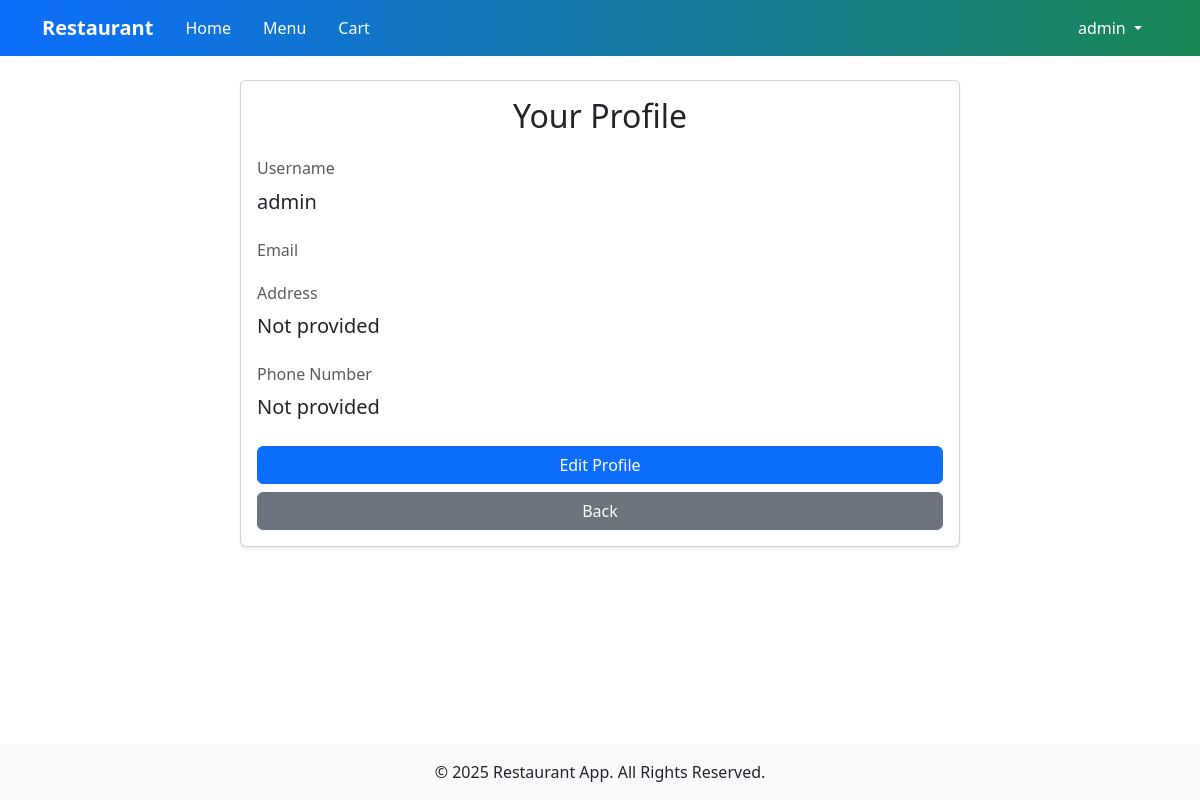
The app's page /users/profile/ (signed in) with its own data.
### users/models.py (models this page shows, shortened)
class CustomUser(AbstractUser):
    phone_number = models.CharField(max_length=10, blank=True, null=True)
    address = models.TextField(blank=True, null=True)

### users/views.py (the view, shortened to what this page needs)
# urls.py: path('profile/', UserProfileView.as_view(), name='profile'),
class UserProfileView(LoginRequiredMixin, UpdateView):
   form_class = CustomUserChangeForm
   template_name = 'users/profile.html'
   success_url = reverse_lazy('profile')
   def get_object(self):
       return self.request.user

### users/templates/users/profile.html (shortened to what this page needs)
{% extends "home/base.html" %}
{% block content %}
<div class="container">
    <div class="row justify-content-center">
        <div class="col-md-8">
            <div class="card shadow-sm">
                <div class="card-body">
                    <h2 class="card-title text-center mb-4">
                        {% if request.GET.edit %}Edit Your Profile{% else %}Your Profile{% endif %}
                    </h2>
                    {% if request.GET.edit %}
                        <form method="post" novalidate>
                            {% csrf_token %}
                            <div class="mb-3">
                                <label for="username" class="form-label">Username</label>
                                <input type="text" name="username"
                                       class="form-control {% if form.username.errors %}is-invalid{% endif %}"
                                       id="username" value="{{ form.username.value|default:user.username }}" required>
                                {% if form.username.errors %}
                                    <div class="invalid-feedback">
                                        {{ form.username.errors|join:", " }}
                                    </div>
                                {% endif %}
                            </div>
                            <div class="mb-3">
                                <label for="email" class="form-label">Email</label>
                                <input type="email" name="email"
                                       class="form-control {% if form.email.errors %}is-invalid{% endif %}"
                                       id="email" value="{{ form.email.value|default:user.email }}" required>
                                {% if form.email.errors %}
                                    <div class="invalid-feedback">
                                        {{ form.email.errors|join:", " }}
                                    </div>
                                {% endif %}
                            </div>
                            <div class="mb-3">
                                <label for="address" class="form-label">Address</label>
                                <input type="text" name="address"
                                       class="form-control {% if form.address.errors %}is-invalid{% endif %}"
                                       id="address" value="{{ form.address.value|default:user.address }}">
                                {% if form.address.errors %}
                                    <div class="invalid-feedback">
                                        {{ form.address.errors|join:", " }}
                                    </div>
                                {% endif %}
                            </div>
                            <div class="mb-3">
                                <label for="phone_number" class="form-label">Phone Number</label>
                                <input type="tel" name="phone_number"
                                       class="form-control {% if form.phone_number.errors %}is-invalid{% endif %}"
                                       id="phone_number" value="{{ form.phone_number.value|default:user.phone_number }}">
                                {% if form.phone_number.errors %}
                                    <div class="invalid-feedback">
                                        {{ form.phone_number.errors|join:", " }}
                                    </div>
                                {% endif %}
                            </div>
                            <div class="d-grid gap-2">
                                <button type="submit" class="btn btn-primary">Save Changes</button>
                                <a href="{% url 'profile' %}" class="btn btn-secondary">Cancel</a>
                            </div>
                        </form>
                    {% else %}
                        <div class="mb-4">
                            <h6 class="text-muted">Username</h6>
                            <p class="lead">{{ user.username }}</p>
                        </div>
                        <div class="mb-4">
                            <h6 class="text-muted">Email</h6>
                        </div>
                        <div class="mb-4">
                            <h6 class="text-muted">Address</h6>
                            <p class="lead">{{ user.address|default:"Not provided" }}</p>
                        </div>
                        <div class="mb-4">
                            <h6 class="text-muted">Phone Number</h6>
                            <p class="lead">{{ user.phone_number|default:"Not provided" }}</p>
                        </div>
                        <div class="d-grid gap-2">
                            <a href="{% url 'profile' %}?edit=true" class="btn btn-primary">Edit Profile</a>
                            <a href="{% url 'home' %}" class="btn btn-secondary">Back</a>
                        </div>
                    {% endif %}
                </div>
            </div>
        </div>
    </div>
</div>
{% endblock %}

### home/templates/home/base.html (shortened to what this page needs)
<!DOCTYPE html>
<html lang="en">
<head>
    <link href="https://cdn.jsdelivr.net/npm/bootstrap@5.3.2/dist/css/bootstrap.min.css" rel="stylesheet">
</head>
<body>
    <nav class="navbar navbar-expand-lg">
        <div class="container">
            <a class="navbar-brand fw-bold" href="/">Restaurant</a>
            <div class="collapse navbar-collapse" id="navbarNav">
                <ul class="navbar-nav me-auto">
                    <li class="nav-item">
                        <a class="nav-link px-3" href="/">Home</a>
                    </li>
                    <li class="nav-item">
                        <a class="nav-link px-3" href="{% url 'menu:category_list' %}">Menu</a>
                    </li>
                    <li class="nav-item">
                        <a class="nav-link px-3" href="{% url 'cart' %}">Cart</a>
                    </li>
                </ul>
                <ul class="navbar-nav ms-auto">
                    {% if user.is_authenticated %}
                        <li class="nav-item dropdown">
                            <a class="nav-link dropdown-toggle px-3" href="#" id="navbarDropdown" role="button"
                               data-bs-toggle="dropdown" aria-expanded="false">
                                {{ user.username }}
                            </a>
                        </li>
                    {% endif %}
                </ul>
            </div>
        </div>
    </nav>
    <div class="container my-4">
        {% block content %}
        {% endblock %}
    </div>
    <footer class="bg-light py-3 mt-auto">
        <div class="container text-center">
            <p class="mb-0">&copy; 2025 Restaurant App. All Rights Reserved.</p>
        </div>
    </footer>
</body>
</html>

### home/templates/home/base.html (style rules this page uses)
body { display: flex; flex-direction: column; min-height: 100vh; }
footer { margin-top: auto; }
.navbar { background: linear-gradient(90deg, #0d6efd 0%, #198754 100%); }
.navbar-brand, .nav-link { color: white !important; }

### records on screen
CustomUser: username "admin", address "Not provided", phone_number "Not provided"
